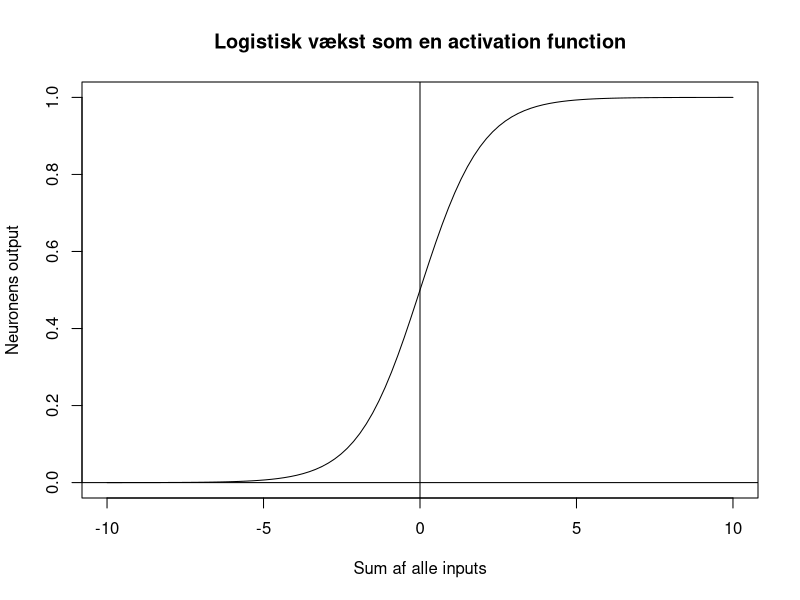

This figure's R source:
func = function(x){1/(1+exp(-x))}
x = seq(-10, 10, length=100)
y = sapply(x, FUN=func)

plot(x, y, type='l', xlab="Sum af alle inputs", ylab="Neuronens output", main="Logistisk vækst som en activation function")
abline(h=0)
abline(v=0)
